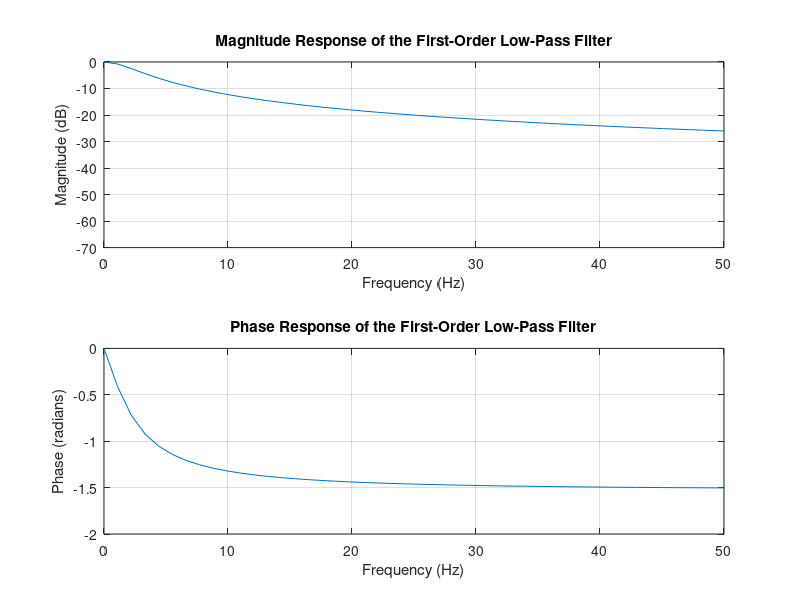

Write the MATLAB code that produced this figure.
% MATLAB code to calculate filter coefficients c0 and c1 for a first-order
% low-pass filter (Euler forward discretization), then plot its frequency 
% response with the x-axis in Hz.

% Sampling parameters
fsample = 9000;         % Sampling frequency in Hz
Ts = 1/fsample;         % Sampling period in seconds

% Desired cutoff frequency
fc = 2.5;               % Cutoff frequency in Hz

%--------------------------------------------------------------------------
% 1) Compute the time constant of the analog filter:
%       tau = 1 / (2*pi*fc)
% 2) Use the forward Euler method to discretize:
%       y[n] = y[n-1] + (Ts/tau)*(x[n] - y[n-1])
%            = (1 - alpha)*y[n-1] + alpha*x[n]
%    where alpha = Ts / tau = Ts * (2*pi*fc).
%--------------------------------------------------------------------------
tau = 1/(2*pi*fc);       % Analog time constant
alpha = Ts / tau;        % Discretization factor

% The discrete-time filter can be written in the form:
%    y[n] = c0*x[n] + c1*y[n-1],
% where
%    c0 = alpha,
%    c1 = 1 - alpha.
c0 = alpha;
c1 = 1 - alpha;

% Display the calculated coefficients
fprintf('Calculated filter coefficients:\n');
fprintf('c0 = %.8f\n', c0);
fprintf('c1 = %.8f\n', c1);

%--------------------------------------------------------------------------
% Transfer Function in z-domain:
%    H(z) = c0 / (1 - c1*z^(-1))
% Hence, the numerator and denominator polynomials for freqz are:
%    b = [c0]
%    a = [1, -c1]
%--------------------------------------------------------------------------
b = c0;
a = [1, -c1];

%--------------------------------------------------------------------------
% Frequency Response Calculation
%--------------------------------------------------------------------------
nFreqPoints = 4096;        % Number of frequency points for plotting
[H, f] = freqz(b, a, nFreqPoints, fsample);

%--------------------------------------------------------------------------
% Plot the Frequency Response
%--------------------------------------------------------------------------
figure;
subplot(2,1,1)
plot(f, 20*log10(abs(H)));
xlabel('Frequency (Hz)');
ylabel('Magnitude (dB)');
title('Magnitude Response of the First-Order Low-Pass Filter');
grid on;
xlim([0, 50]);  % Adjust as needed to focus on the low-frequency range

subplot(2,1,2)
plot(f, angle(H));
xlabel('Frequency (Hz)');
ylabel('Phase (radians)');
title('Phase Response of the First-Order Low-Pass Filter');
grid on;
xlim([0, 50]);  % Adjust as needed
